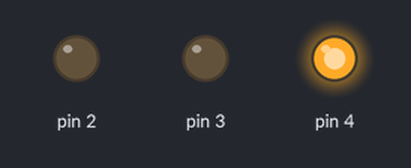
A sketch run on a simulated Arduino Uno, built with avr-gcc and run on an emulated ATmega328P. Shown: output pins drawn as LEDs (lit = HIGH).

Above: at 4.0 s.
At 9.0 s:
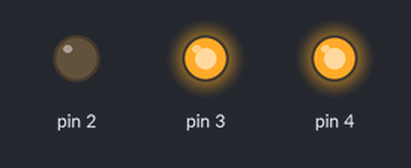
At 12.5 s:
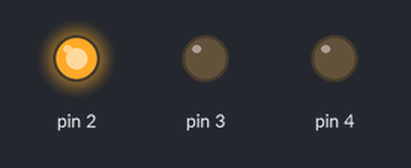
Timing chart, 0 to 19.5 s (numbered marks = the images above):
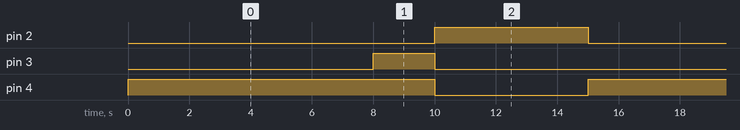

The sketch:

Trafik_Lambasi.ino
```cpp
void setup() {

  pinMode (2 , OUTPUT);
  pinMode (3 , OUTPUT);
  pinMode (4 , OUTPUT);

}

void loop() {

  digitalWrite(4,1);
  delay(8000);
  digitalWrite(3,1);
  delay(2000);
  digitalWrite(4,0);
  delay(0);
  digitalWrite(3,0);
  delay(0);
  digitalWrite(2,1);
  delay(5000);
  digitalWrite(2,0);
  delay(0);

}
```

Measured:
- by itself, pin 2: alternates HIGH for 5.0 s and LOW for 10.0 s
- by itself, pin 3: alternates HIGH for 2.0 s and LOW for 13.0 s
- by itself, pin 4: alternates HIGH for 10.0 s and LOW for 5.0 s
